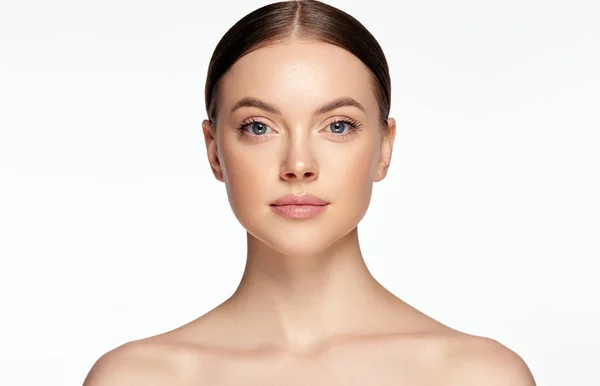
#> input picture images/face.jpg, 600 x 386 px
$ jupyter execute --allow-errors main.ipynb
#> lines starting #> are read from the running program, lines starting #| are printed output that depends on the picture; after the words box and inside, x2 and y2 are one past the last pixel; in counts of white or black regions, pixels touching at a corner belong together
[cell 1]
import cv2
import time
import scipy.io as sio
import skimage
import numpy as np
import mediapipe as mp
import matplotlib.pyplot as plt

[cell 2]
landmark_points_68 = [162,234,93,58,172,136,149,148,152,377,378,365,397,288,323,454,389,71,63,105,66,107,336,
                  296,334,293,301,168,197,5,4,75,97,2,326,305,33,160,158,133,153,144,362,385,387,263,373,
                  380,61,39,37,0,267,269,291,405,314,17,84,181,78,82,13,312,308,317,14,87]

mask_name = "cat" # "cat", "cat"

### Detect the Face using Haar Cascade Classifier

[cell 3]
face = cv2.imread("../images/face.jpg")
#> face is the input picture: shape (386, 600, 3); mean B, G, R 215.6, 222.4, 233.8
face = cv2.cvtColor(face, cv2.COLOR_BGR2RGB)
# identity affine matrix
# shift face downwards by 50 pixels
identity_affine = np.array([[1, 0, 0], [0, 1, 0]])
identity_affine = np.float64(identity_affine)
identity_affine[1, 2] += 100

# # Apply the affine transformation to the hat map
face = cv2.warpAffine(face, identity_affine, (face.shape[1], face.shape[0]))
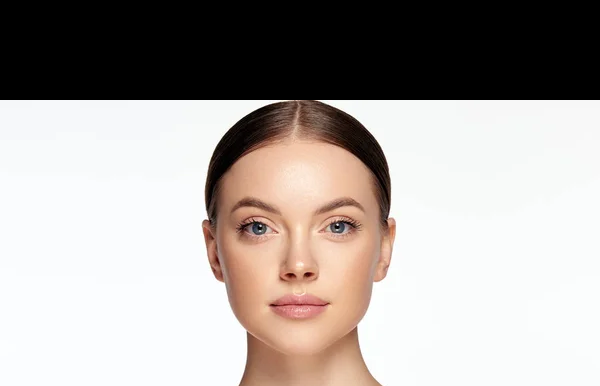
#> face: shape (386, 600, 3); mean R, G, B 172.2, 165.5, 161.7
face[0:100,:] = face[110, 0]
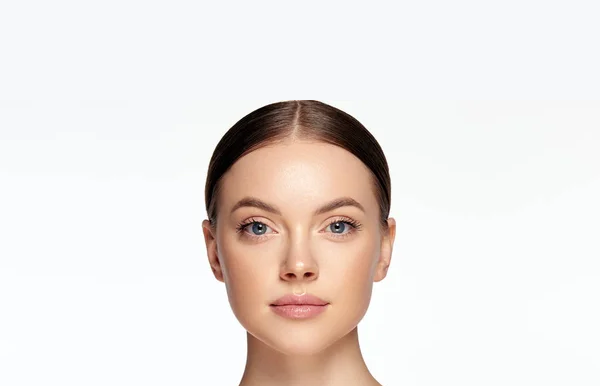
#> face: shape (386, 600, 3); mean R, G, B 235.9, 229.8, 226.5
plt.figure(figsize=(5, 5))
plt.imshow(face)
plt.show()

[cell 4]
detector = cv2.CascadeClassifier("../data/haarcascade_frontalface_default.xml")
results = detector.detectMultiScale(face, 1.3, 5)
#> results = [[201, 143, 201, 201]]
face_copy = np.copy(face)
for (x, y, w, h) in results:
    cv2.rectangle(face_copy, (x-10, y-40), (x+w+10, y+h+20), (255, 0, 0), 2)
#> this loop made 1 pass
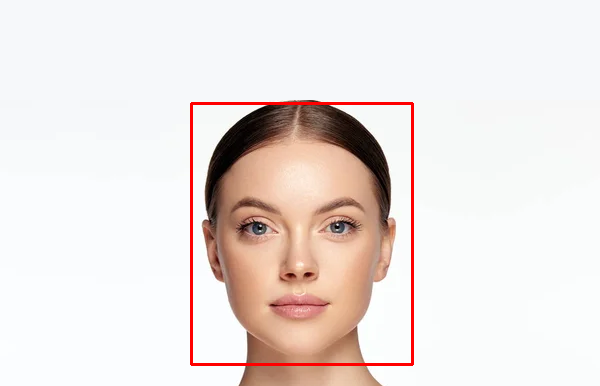
#> face_copy: shape (386, 600, 3); 1.25% of pixels changed, all inside (x1, y1, x2, y2) = (190, 102, 414, 366)

plt.figure(figsize=(5, 5))
plt.imshow(face_copy)
plt.show()

### Segment the face

[cell 5]
# segment out the face using grabcut
st = time.time()
bgModel = np.zeros((1, 65), np.float64)
fgModel = np.zeros((1, 65), np.float64)

mask = np.zeros(face.shape[:2], np.uint8)

rect = (results[0][0]-10, results[0][1]-40, results[0][2]+10, results[0][3]+60)
#> rect = (191, 103, 211, 261)
face_copy = np.copy(face)
cv2.grabCut(face_copy, mask, rect, bgModel, fgModel, 5, cv2.GC_INIT_WITH_RECT)
mask2 = np.where((mask==2)|(mask==0), 0, 1).astype('uint8')
face_copy = face_copy*mask2[:, :, np.newaxis]
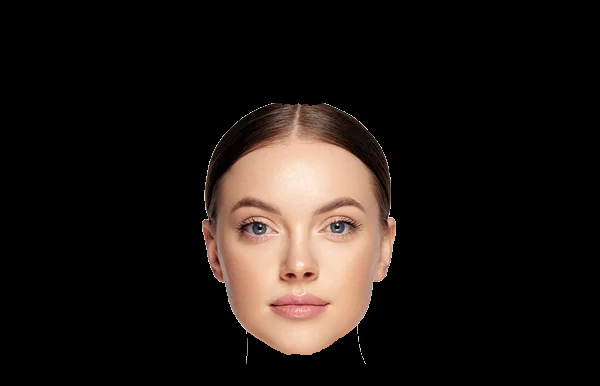
#> face_copy: shape (386, 600, 3); mean R, G, B 30.2, 23.4, 19.9

plt.imshow(face_copy)
plt.show()

et = time.time()
print(f"Total time taken for segmentation: {et-st:.2f} seconds")

[cell 6]
# display face mask
plt.imshow(mask2, cmap='gray')
plt.show()
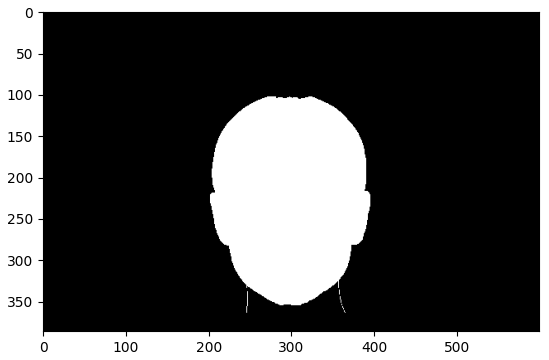
#> figure drawn by matplotlib, 1 panel

#### Smoothen the mask using Gaussian Blurring

[cell 7]
# smoothen the mask with a gaussian filter
mask2 = cv2.GaussianBlur(mask2, (5, 5), 0)
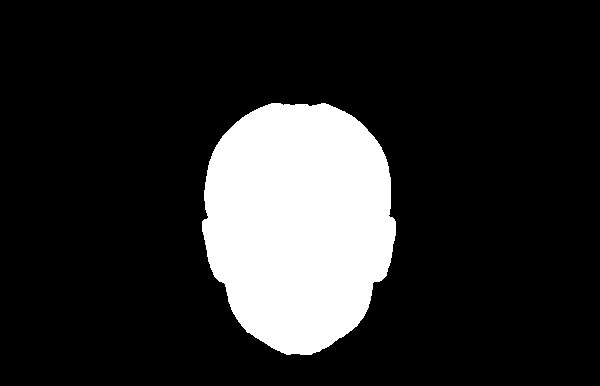
#> mask2: shape (386, 600); values 0 (black) and 1 (white), 16.6% white; 1 white region, box (x1, y1, x2, y2) and area: (202, 103, 396, 355) 38343
plt.imshow(mask2, cmap='gray')
plt.show()

### Face Landmarks

[cell 8]
mpDraw = mp.solutions.drawing_utils
mpFaceMesh = mp.solutions.face_mesh
#> (the rest of this cell did not finish here and is left out)

#> (a cell that did not finish here is left out)

[cell 10]
# [4 lines of commented-out code are left out]

(['__header__', '__version__', '__globals__', 'Imask', 'Imask_map', 'Imask_map_hat', 'TempK', 'a', 'add_hat', 'add_vignetting', 'amp', 'avoid_artifacts', 'change_color_temp', 'effect', 'effect_img', 'face_mask', 'filt', 'gradient_blur', 'hat_c', 'hat_line', 'hat_w', 'landmark_points_array_mask', 'makeEyeHoles'])

#> (a cell that did not finish here is left out)

[cell 12]
# plt.figure(figsize=(10, 10), dpi=500)
plt.imshow(face)

#> (the rest of this cell did not finish here and is left out)

#> (a cell that did not finish here is left out)

[cell 14]
warp_trans = skimage.transform.PiecewiseAffineTransform()
#> (the rest of this cell did not finish here and is left out)

[cell 15]
# [19 lines left out: function hideEyes, not called in this run]

[cell 16]
# blended_face1 = face.copy().astype(np.float32) / 255.0
# blended_face1[warped_face_map>127] = cv2.addWeighted(blended_face1, mat['a'][0][0], warped_cat1, 1-mat['a'][0][0], 0)[warped_face_map>127]
# # blended_face[warped_face_map>127] = warped_cat1[warped_face_map>127]

# # plt.figure(figsize=(10, 10))
# plt.imshow(blended_face1)
# plt.show()


"""Implementation without eye holes function"""

#> (a cell that did not finish here is left out)

#> (a cell that did not finish here is left out)

#> (a cell that did not finish here is left out)

[cell 20]
# [60 lines left out: function apply_hat, not called in this run]

[cell 21]
# [35 lines left out: function apply_face, not called in this run]

[cell 22]
# [11 lines left out: function apply_mask_and_hat, not called in this run]

[cell 23]
santa_face = cv2.imread("../images/santa.png")
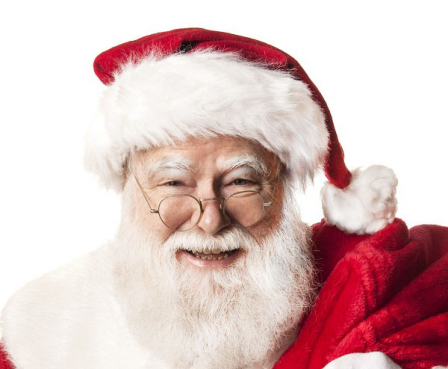
#> input picture images/santa.png, 448 x 369 px
#> santa_face is the input picture: shape (369, 448, 3); mean B, G, R 192.8, 193.5, 221.2
santa_face = cv2.cvtColor(santa_face, cv2.COLOR_BGR2RGB)
#> (the rest of this cell did not finish here and is left out)
